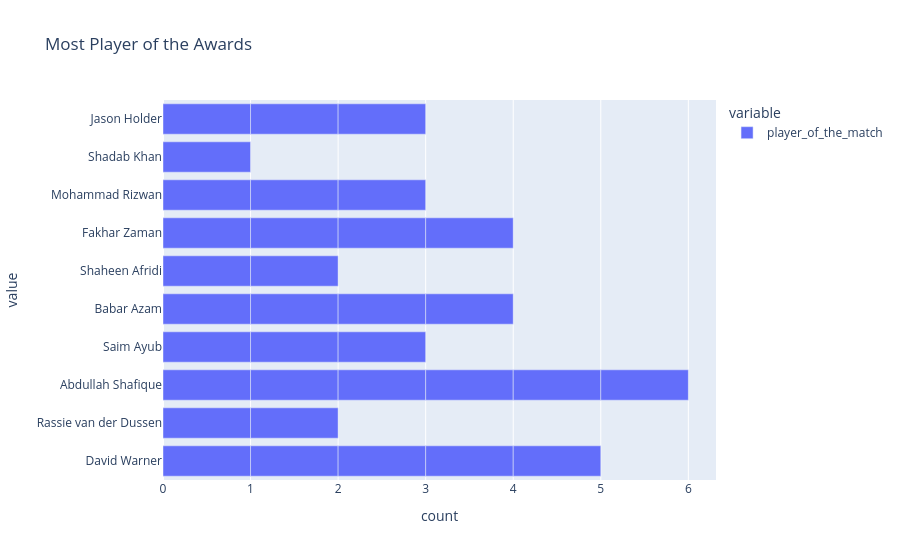

The notebook cell this image was saved under:
### Markdown cell above
# Most Palyer of the Match Awards

### Code cell
figure=px.bar(Psl,x=["player_of_the_match"],
             title="Most Player of the Awards")
figure.show()

### Figure 1 — Plotly figure (JSON) as saved in the notebook; plotly's stock layout.template omitted (floating-point values rounded to 4 significant figures)
{"data": [{"hovertemplate": "variable=player_of_the_match<br>count=%{x}<br>value=%{y}<extra></extra>", "legendgroup": "player_of_the_match", "marker": {"color": "#636efa", "pattern": {"shape": ""}}, "name": "player_of_the_match", "orientation": "h", "showlegend": true, "textposition": "auto", "type": "bar", "x": [1, 1, 1, 1, 1, 1, 1, 1, 1, 1, 1, 1, 1, 1, 1, 1, 1, 1, 1, 1, 1, 1, 1, 1, 1, 1, 1, 1, 1, 1, 1, 1, 1], "xaxis": "x", "y": ["David Warner", "Rassie van der Dussen", "Abdullah Shafique", "Saim Ayub", "Saim Ayub", "Babar Azam", "Shaheen Afridi", "Fakhar Zaman", "David Warner", "David Warner", "Abdullah Shafique", "Mohammad Rizwan", "Abdullah Shafique", "Abdullah Shafique", "David Warner", "Shadab Khan", "Abdullah Shafique", "Jason Holder", "Jason Holder", "Shaheen Afridi", "Jason Holder", "Abdullah Shafique", "Rassie van der Dussen", "Mohammad Rizwan", "Fakhar Zaman", "David Warner", "Babar Azam", "Fakhar Zaman", "Fakhar Zaman", "Saim Ayub", "Mohammad Rizwan", "Babar Azam", "Babar Azam"], "yaxis": "y"}], "layout": {"barmode": "relative", "legend": {"title": {"text": "variable"}, "tracegroupgap": 0}, "title": {"text": "Most Player of the Awards"}, "xaxis": {"anchor": "y", "domain": [0, 1], "title": {"text": "count"}}, "yaxis": {"anchor": "x", "domain": [0, 1], "title": {"text": "value"}}}}
